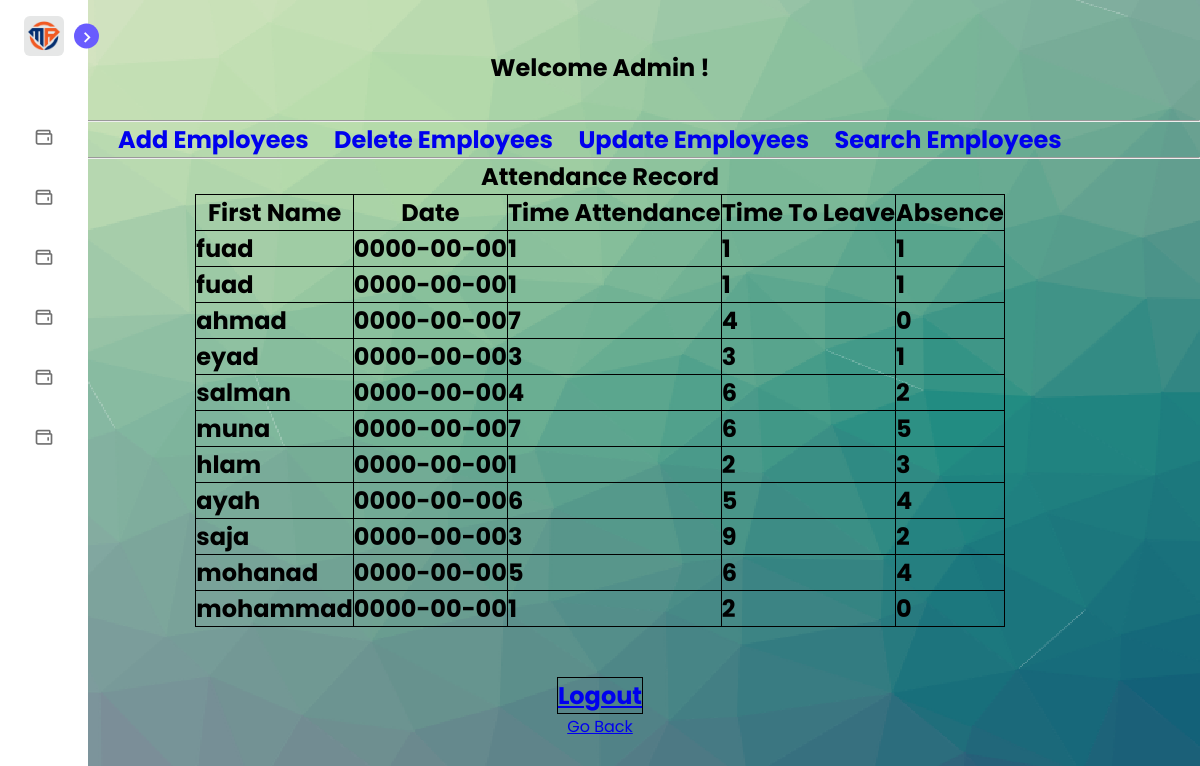
The app's page /admin/attendancerecord.php (signed in) with its own data.
### tables this page shows
CREATE TABLE `attendancerecord` (
  `FirstName` varchar(150) NOT NULL,
  `Date` date NOT NULL,
  `TimeAttendance` varchar(100) NOT NULL,
  `TimeToLeave` varchar(100) NOT NULL,
  `Absence` varchar(100) NOT NULL
);

### admin/attendancerecord.php (the view, shortened to what this page needs)
<?php
include("../config.php");
function displayParticipants() {
    global $conn;
    $query = "SELECT * FROM attendancerecord";
    $result = mysqli_query($conn, $query);
    if (mysqli_num_rows($result) > 0) {
        echo "<h2><table>
                <tr>
                    <th>First Name</th>
                    <th>Date</th>
                    <th>Time Attendance</th>
                    <th>Time To Leave</th>
                    <th>Absence</th>
                </tr></h2>";
        while ($row = mysqli_fetch_assoc($result)) {
            echo " <tr>
                    <td>".$row['FirstName']."</td>
                    <td>".$row['Date']."</td>
                    <td>".$row['TimeAttendance']."</td>
                    <td>".$row['TimeToLeave']."</td>
                    <td>".$row['Absence']."</td>
                </tr>";
        }
    } else {
        echo "No participants found.";
    }
}
?>
<!DOCTYPE html>
<html>
<head>
    <link rel="stylesheet" href="style.css">
    <link href='https://unpkg.com/boxicons@2.1.1/css/boxicons.min.css' rel='stylesheet'>
</head>
<body background="photo.png" >
<nav class="sidebar close">
        <header>
            <div class="image-text">
                <span class="image">
                    <img src="logo.png" alt="">
                </span>
            </div>
            <i class='bx bx-chevron-right toggle'></i>
        </header>
        <div class="menu-bar">
            <div class="menu">
                <ul class="menu-links">
                    <li class="nav-link">
                        <a href="attendancerecord.php">
						<i class='bx bx-wallet icon' ></i>
                        </a>
                    </li>
                    <li class="nav-link">
                        <a href="category.php">
                            <i class='bx bx-wallet icon' ></i>
                        </a>
                    </li>
                    <li class="nav-link">
                        <a href="penalties.php">
                            <i class='bx bx-wallet icon' ></i>
                        </a>
                    </li>
                    <li class="nav-link">
                        <a href="rewards.php">
                            <i class='bx bx-wallet icon' ></i>
                        </a>
                    </li>
                    <li class="nav-link">
                        <a href="salaries.php">
                            <i class='bx bx-wallet icon' ></i>
                        </a>
                    </li>
                    <li class="nav-link">
                        <a href="staffevaluation.php">
                            <i class='bx bx-wallet icon' ></i>
                        </a>
                    </li>
                </ul>
            </div>
        </div>
    </nav>
<center>
<br></br>
    <h2 style="color:black;">Welcome Admin !</h2>
<h2>
	<br>
	<hr style="width:100%;text-align:left;margin-left:0">
   <a style="text-decoration:none" href="add_attendancerecord.php">Add Employees</a> &nbsp &nbsp
   <a style="text-decoration:none" href="delete_attendancerecord.php">Delete Employees</a> &nbsp &nbsp
   <a style="text-decoration:none" href="update_attendancerecord.php">Update Employees</a> &nbsp &nbsp
   <a style="text-decoration:none" href="search_attendancerecord.php">Search Employees</a> &nbsp &nbsp
    <hr style="width:100%;text-align:left;margin-left:0">
  </h2>
   <h3>
    <h2 style="color:black;">Attendance Record</h2>
    <?php displayParticipants(); ?>
</h3>
<br></br>
	<table >
  <tr>
    <th><h2> <a  href="../logout.php">Logout</a></h2></th>
  </tr>
  </table>
    <a href="index.php">Go Back</a>
	</center>
</body>
</html>

### admin/style.css (style rules this page uses)
* { margin: 0; padding: 0; box-sizing: border-box; font-family: 'Poppins', sans-serif; }
:root { --body-color: #E4E9F7; --sidebar-color: #FFF; --primary-color: #695CFE; --primary-color-light: #F6F5FF; --toggle-color: #DDD; --text-color: #707070; --tran-03: all 0.2s ease; --tran-03: all 0.3s ease; --tran-04: all 0.3s ease; --tran-05: all 0.3s ease; }
body { min-height: 100vh; background-color: var(--body-color); transition: var(--tran-05); }
.sidebar { position: fixed; top: 0; left: 0; height: 100%; width: 250px; padding: 10px 14px; background: var(--sidebar-color); transition: var(--tran-05); z-index: 100; }
.sidebar.close { width: 88px; }
.sidebar li { height: 50px; list-style: none; display: flex; align-items: center; margin-top: 10px; }
.sidebar header .image, .sidebar .icon { min-width: 60px; border-radius: 6px; }
.sidebar .icon { min-width: 60px; border-radius: 6px; height: 100%; display: flex; align-items: center; justify-content: center; font-size: 20px; }
.sidebar .text, .sidebar .icon { color: var(--text-color); transition: var(--tran-03); }
.sidebar header { position: relative; }
.sidebar header .image-text { display: flex; align-items: center; }
.sidebar header .image { display: flex; align-items: center; justify-content: center; }
.sidebar header .image img { width: 40px; border-radius: 6px; }
.sidebar header .toggle { position: absolute; top: 50%; right: -25px; transform: translateY(-50%) rotate(180deg); height: 25px; width: 25px; background-color: var(--primary-color); color: var(--sidebar-color); border-radius: 50%; display: flex; align-items: center; justify-content: center; font-size: 22px; cursor: pointer; transition: var(--tran-05); }
.sidebar.close .toggle { transform: translateY(-50%) rotate(0deg); }
.sidebar .menu { margin-top: 40px; }
.sidebar li a { list-style: none; height: 100%; background-color: transparent; display: flex; align-items: center; height: 100%; width: 100%; border-radius: 6px; text-decoration: none; transition: var(--tran-03); }
.sidebar .menu-bar { height: calc(100% - 55px); display: flex; flex-direction: column; justify-content: space-between; overflow-y: scroll; }

### admin/attendancerecord.php (style rules this page uses)
table, th, td { border: 1px solid black; border-collapse: collapse; }

### records on screen
attendancerecord: FirstName "fuad", Date "0000-00-00", TimeAttendance "1", TimeToLeave "1", Absence "1"
attendancerecord: FirstName "fuad", Date "0000-00-00", TimeAttendance "1", TimeToLeave "1", Absence "1"
attendancerecord: FirstName "ahmad", Date "0000-00-00", TimeAttendance "7", TimeToLeave "4", Absence "0"
attendancerecord: FirstName "eyad", Date "0000-00-00", TimeAttendance "3", TimeToLeave "3", Absence "1"
attendancerecord: FirstName "salman", Date "0000-00-00", TimeAttendance "4", TimeToLeave "6", Absence "2"
attendancerecord: FirstName "muna", Date "0000-00-00", TimeAttendance "7", TimeToLeave "6", Absence "5"
attendancerecord: FirstName "hlam", Date "0000-00-00", TimeAttendance "1", TimeToLeave "2", Absence "3"
attendancerecord: FirstName "ayah", Date "0000-00-00", TimeAttendance "6", TimeToLeave "5", Absence "4"
attendancerecord: FirstName "saja", Date "0000-00-00", TimeAttendance "3", TimeToLeave "9", Absence "2"
attendancerecord: FirstName "mohanad", Date "0000-00-00", TimeAttendance "5", TimeToLeave "6", Absence "4"
attendancerecord: FirstName "mohammad", Date "0000-00-00", TimeAttendance "1", TimeToLeave "2", Absence "0"
